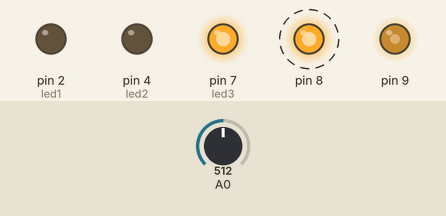
Bench run of a sketch on a simulated Arduino Uno, built with avr-gcc and run on an emulated ATmega328P. Parts: output pins drawn as LEDs (lit = HIGH). Dashed ring = blinking. Inputs (shaded band) come from the test bench; at power-on: A0 = 512. What the sketch prints to the serial monitor is not drawn.

Above: at 1.2 s.
1.3 s: A0 set to 381
4.3 s: A0 set to 364
7.3 s: A0 set to 340
At 7.76 s:
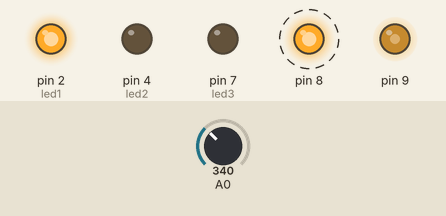
10.3 s: A0 set to 312
At 11.69 s:
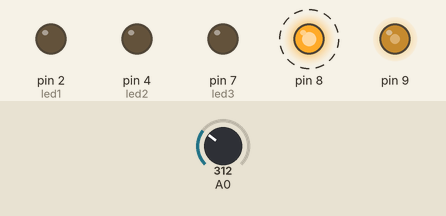
Timing chart, 0 to 14.3 s (numbered marks = the images above; inputs shaded):
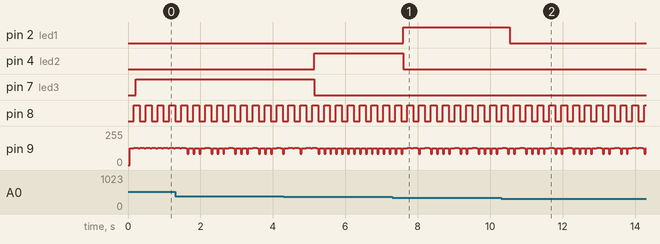

The sketch:

Arduino_sensing_V1.3_Final.ino
```cpp
//****************************************************************************************
// Illutron take on Disney style capacitive touch sensor using only passives and Arduino
// Dzl 2012
//****************************************************************************************


//                              10n
// PIN 9 --[10k]-+-----10mH---+--||-- OBJECT
//               |            |
//              3.3k          |
//               |            V 1N4148 diode
//              GND           |
//                            |
//Analog 0 ---+------+--------+
//            |      |
//          100pf   1MOmhm
//            |      |
//           GND    GND


#define SET(x,y) (x |=(1<<y))				//-Bit set/clear macros
#define CLR(x,y) (x &= (~(1<<y)))       		// |
#define CHK(x,y) (x & (1<<y))           		// |
#define TOG(x,y) (x^=(1<<y))            		//-+


#define N 160  //How many frequencies


float results[N];            //-Filtered result buffer
float freq[N];            //-Filtered result buffer
int sizeOfArray = N;
int analogPin = 0;
int amp = 0;

float val = 0;
int touche = 0;
int led1 = 2;
int led2 = 4;
int led3 = 7;
int maxresult = 0;
int maxd = 0;


void setup()
{

  pinMode(led1, OUTPUT);
  pinMode(led2, OUTPUT);
  pinMode(led3, OUTPUT);


  TCCR1A=0b10000010;        //-Set up frequency generator
  TCCR1B=0b00011001;        //-+
  ICR1=110;
  OCR1A=55;

  pinMode(9,OUTPUT);        //-Signal generator pin
  pinMode(8,OUTPUT);        //-Sync (test) pin

  Serial.begin(115200);

  for(int i=0;i<N;i++)      //-Preset results
    results[i]=0;         //-+


}

void loop()
{
  unsigned int d;

  int counter = 0;
  for(unsigned int d=0;d<N;d++)
  {
    int v=analogRead(0);    //-Read response signal
    CLR(TCCR1B,0);          //-Stop generator
    TCNT1=0;                //-Reload new frequency
    ICR1=d;                 // |
    OCR1A=d/2;              //-+
    SET(TCCR1B,0);          //-Restart generator

    results[d]=results[d]*0.5+(float)(v)*0.5; //Filter results
    freq[d] = d;
   /* Serial.print("d=");
    Serial.println(d);
    Serial.print("results[d]=");
    Serial.println(results[d]);
    Serial.print("freq[d]=");
    Serial.println(freq[d]);
    Serial.print("maxresult=");*/
    Serial.println(maxresult);

if(d>80)
{
  if(results[d]>maxresult)
  {
  maxresult = results[d];
  }
}
else if(d<80)
{
  maxresult =0;
}
  }

if(320<maxresult && maxresult<350)
  touche = 1;
  else if(350<maxresult && maxresult<365)
  touche = 2;
  else if(365<maxresult && maxresult<600)
  touche = 3;
  else if(maxresult<320)
  touche = 0;

  switch(touche){
    case 0:
    digitalWrite(led1, LOW);
    digitalWrite(led2, LOW);
    digitalWrite(led3, LOW);
    break;
    case 1:
    digitalWrite(led1, HIGH);
    digitalWrite(led2, LOW);
    digitalWrite(led3, LOW);
    //maxresult =0;
    break;
    case 2:
    digitalWrite(led1, LOW);
    digitalWrite(led2, HIGH);
    digitalWrite(led3, LOW);
    //maxresult =0;
    break;
    case 3:
    digitalWrite(led1, LOW);
    digitalWrite(led2, LOW);
    digitalWrite(led3, HIGH);
    //maxresult =0;
    break;
  }


 //   plot(v,0);              //-Display
 //   plot(results[d],1);
 //   delayMicroseconds(1);


PlottArray(1,freq,results);


  TOG(PORTB,0);           //-Toggle pin 8 after each sweep (good for scope)

   }
```

SendData.ino
```cpp
	byte yMSB=0, yLSB=0, xMSB=0, xLSB=0, zeroByte=128, Checksum=0;

    void SendData(int Command, unsigned int yValue,unsigned int xValue){


      /* >=================================================================<
          y = 01010100 11010100    (x & y are 2 Byte integers)
               yMSB      yLSB      send seperately -> reciever joins them
        >=================================================================<  */

        yLSB=lowByte(yValue);
        yMSB=highByte(yValue);
        xLSB=lowByte(xValue);
        xMSB=highByte(xValue);


     /* >=================================================================<
        Only the very first Byte may be a zero, this way allows the computer
        to know that if a Byte recieved is a zero it must be the start byte.
        If data bytes actually have a value of zero, They are given the value
        one and the bit in the zeroByte that represents that Byte is made
        high.
        >=================================================================< */

       zeroByte = 128;                                   // 10000000

       if(yLSB==0){ yLSB=1; zeroByte=zeroByte+1;}        // Make bit 1 high
       if(yMSB==0){ yMSB=1; zeroByte=zeroByte+2;}        // make bit 2 high
       if(xLSB==0){ xLSB=1; zeroByte=zeroByte+4;}        // make bit 3 high
       if(xMSB==0){ xMSB=1; zeroByte=zeroByte+8;}        // make bit 4 high


     /* >=================================================================<
        Calculate the remainder of: sum of all the Bytes divided by 255
        >=================================================================< */

       Checksum = (Command + yMSB + yLSB + xMSB + xLSB + zeroByte)%255;

       if( Checksum !=0 ){
        Serial.write(byte(0));            // send start bit
        Serial.write(byte(Command));      // command eg: Which Graph is this data for

        Serial.write(byte(yMSB));         // Y value's most significant byte
        Serial.write(byte(yLSB));         // Y value's least significant byte
        Serial.write(byte(xMSB));         // X value's most significant byte
        Serial.write(byte(xLSB));         // X value's least significant byte

        Serial.write(byte(zeroByte));     // Which values have a zero value
        Serial.write(byte(Checksum));     // Error Checking Byte
       }
    }


 void PlottArray(unsigned int Cmd,float Array1[],float Array2[]){

      SendData(Cmd+1, 1,1);                        // Tell PC an array is about to be sent
      delay(1);
      for(int x=0;  x < sizeOfArray;  x++){     // Send the arrays
        SendData(Cmd, round(Array1[x]),round(Array2[x]));
        //delay(1);
      }

      SendData(Cmd+2, 1,1);                        // Confirm arrrays have been sent
    }
```

Measured:
- the behaviour switches between 320 and 319 on A0 (found by bisection; images 1 and 2)
- after the input at 4.3 s, pin 4 (led2): LOW → HIGH after 0.84 s; pin 7 (led3): HIGH → LOW after 0.84 s
- after the input at 7.3 s, pin 2 (led1): LOW → HIGH after 0.29 s; pin 4 (led2): HIGH → LOW after 0.29 s
- after the input at 10.3 s, pin 2 (led1): HIGH → LOW after 0.24 s
- by itself, pin 8: alternates HIGH for 0.16 s and LOW for 0.16 s
